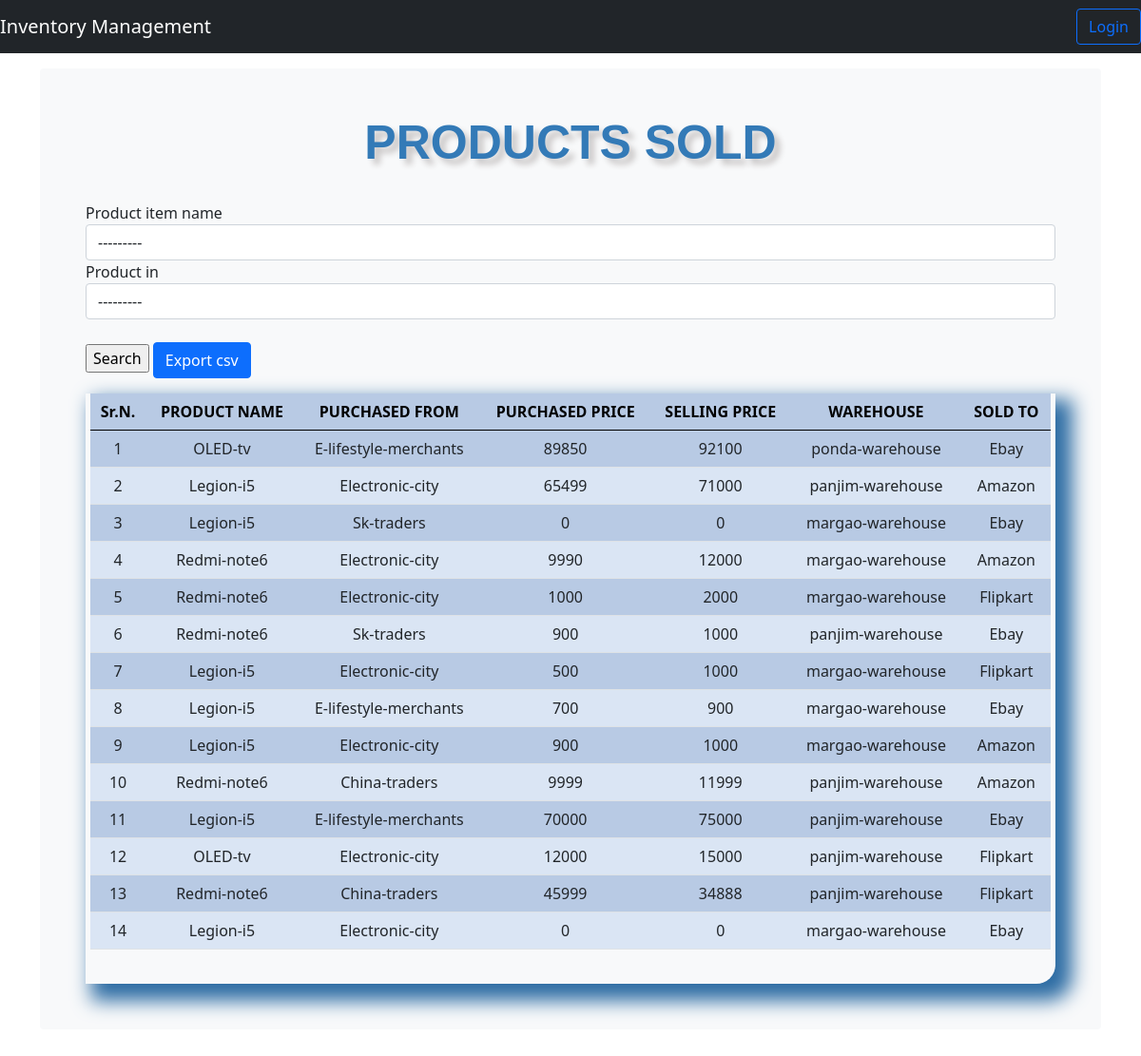
Screenshot of /sold/ with the database file from the repository.
### inventory/models.py (models this page shows, shortened)
class Product_items_details(models.Model):
	product_item_name = models.ForeignKey(Products, on_delete=models.CASCADE, blank=False)
	purchased_from = models.ForeignKey(Suppliers, on_delete=models.CASCADE, blank=False)
	purchased_price = models.IntegerField(default='0', blank=True, null=True)
	selling_price = models.IntegerField(default='0', blank=True, null=True)
	product_in = models.ForeignKey(Warehouse, on_delete=models.CASCADE, blank=False)
	product_sold = models.BooleanField(default=0)
	sold_to = models.CharField(max_length=50, blank=True, null=True, choices=customers)
	last_updated = models.DateTimeField(auto_now_add=False, auto_now=True)
	timestamp = models.DateTimeField(auto_now_add=True, auto_now=False)

class Products(models.Model):
	product_name = models.CharField(max_length=50, blank=True, null=True)
	product_brand = models.CharField(max_length=50, blank=True, null=True)
	product_category = models.ForeignKey(Category, on_delete=models.CASCADE, blank=True)
	product_quantity = models.IntegerField(default='0', blank=True, null=True)
	product_reorder = models.IntegerField(default='0', blank=True, null=True)
	def __str__(self):
		return self.product_name

class Suppliers(models.Model):
	name = models.CharField(max_length=50, blank=True, null=True)
	address = models.CharField(max_length=50, blank=True, null=True)
	def __str__(self):
		return self.name

class Warehouse(models.Model):
	warehouse_name = models.CharField(max_length=50, blank=True, null=True)
	warehouse_address = models.CharField(max_length=50, blank=True, null=True)
	def __str__(self):
		return self.warehouse_name

### inventory/views.py (the view)
# urls.py: path('sold/', views.sold, name='sold'),
def sold(request):
    products= Product_items_details.objects.filter(product_sold=True)
    filt= SearchSold(request.GET, queryset=products)
    form = SearchSoldForm(request.GET or None)
    context = {
       'products': products,
       'title': 'PRODUCTS SOLD',
       'filter': filt,
       'form': form,
    }
    return render(request, 'sold.html', context)

### inventory/forms.py
class SearchSoldForm(forms.ModelForm):
	class Meta:
		model = Product_items_details
		fields = ['product_item_name']

### inventory/templates/sold.html (shortened to what this page needs)
{% load static %}
{% include 'navbar.html' %}
{% load crispy_forms_tags %}
<!doctype html>
<html lang="en">
  <head>
<link href="/docs/5.0/dist/css/bootstrap.min.css" rel="stylesheet">
<link rel="stylesheet" type="text/css" href="{% static 'css/stylesheet.css' %}">
<link rel="stylesheet" type="text/css" href="{% static 'css/bootstrap.min.css' %}">
    <link href="{% static 'css/navbar-top-fixed.css' %}" rel="stylesheet">
  </head>
  <body>
<main class="container">
  <div class="bg-light p-5 rounded">
  <h1 class="header">{{title}}</h1>
  <br>
   <form method='GET' action=''>{% csrf_token %}
      {{filter.form|crispy}}
  <br>
  <input type="submit" value='Search' />
          <a href="/sold_csv" class="btn btn-primary"> Export csv</a>
          </form>
  <div class="display_table">
     <table class="table">
    <thead>
      <th class="table_head">Sr.N.</th>
      <th class="table_head">PRODUCT NAME</th>
      <th class="table_head">PURCHASED FROM</th>
      <th class="table_head">PURCHASED PRICE</th>
      <th class="table_head">SELLING PRICE</th>
      <th class="table_head">WAREHOUSE</th>
      <th class="table_head">SOLD TO</th>
    </thead>
    {% for i in filter.qs %}
    <tr>
      <td class="fs-6">{{forloop.counter}}</td>
      <td class="fs-6">{{i.product_item_name}}</td>
      <td class="fs-6">{{i.purchased_from}}</td>
      <td class="fs-6">{{i.purchased_price}}</td>
      <td class="fs-6">{{i.selling_price}}</td>
      <td class="fs-6">{{i.product_in}}</td>
      <td class="fs-6">{{i.sold_to}}</td>
    </tr>
    {% endfor %}
  </table>
  </div>
</div>
</main>
  </body>
</html>

### inventory/templates/navbar.html (shortened to what this page needs)
<nav class="navbar navbar-expand-md navbar-dark fixed-top bg-dark">
  <a class="navbar-brand" href="/dashboard">Inventory Management</a>
  <div>
     <ul class="navbar-nav">
        {% if request.user.is_authenticated %}
        <li><a href="/accounts/logout"><button class="btn btn-danger">{{ user }} | Logout</button></a></li>
        {% else %}
        <li><a href="/accounts/login" class="btn btn-outline-primary">Login</a></li>
        {% endif %}
    </ul>
  </div>
</nav>

### inventory/static/css/stylesheet.css (style rules this page uses)
body { background-color: #34eb6b; }
.table { font-size: 13px; text-align: center; width: 95%; margin: auto; }
.table tr:nth-child(odd) { background: #B8CAE4 }
.table tr:nth-child(even) { background: #dae5f4 }
th { background-color: #337ab7; color: white; }
.display_table { border-bottom-right-radius: 20px; padding-left: 5px; padding-right: 5px; padding-bottom: 20px; box-shadow: 12px 12px 20px 6px #2e6da4; }
.header { font-family: helvetica; color: #337ab7; font-size: 50px; text-align: center; width: 100%; text-shadow: 6px 6px 6px #c9c6c6; display: block; font-weight: bolder; }
.table_head { color: black; font-size: 16px; }

### inventory/static/css/navbar-top-fixed.css (style rules this page uses)
body { min-height: 75rem; padding-top: 4.5rem; }

### rows the page displays
Product_items_details: product_item_name "OLED-tv", purchased_from "E-lifestyle-merchants", purchased_price "89850", selling_price "92100", product_in "ponda-warehouse", sold_to "Ebay"
Product_items_details: product_item_name "Legion-i5", purchased_from "Electronic-city", purchased_price "65499", selling_price "71000", product_in "panjim-warehouse", sold_to "Amazon"
Product_items_details: product_item_name "Legion-i5", purchased_from "Sk-traders", purchased_price "0", selling_price "0", product_in "margao-warehouse", sold_to "Ebay"
Product_items_details: product_item_name "Redmi-note6", purchased_from "Electronic-city", purchased_price "9990", selling_price "12000", product_in "margao-warehouse", sold_to "Amazon"
Product_items_details: product_item_name "Redmi-note6", purchased_from "Electronic-city", purchased_price "1000", selling_price "2000", product_in "margao-warehouse", sold_to "Flipkart"
Product_items_details: product_item_name "Redmi-note6", purchased_from "Sk-traders", purchased_price "900", selling_price "1000", product_in "panjim-warehouse", sold_to "Ebay"
Product_items_details: product_item_name "Legion-i5", purchased_from "Electronic-city", purchased_price "500", selling_price "1000", product_in "margao-warehouse", sold_to "Flipkart"
Product_items_details: product_item_name "Legion-i5", purchased_from "E-lifestyle-merchants", purchased_price "700", selling_price "900", product_in "margao-warehouse", sold_to "Ebay"
Product_items_details: product_item_name "Legion-i5", purchased_from "Electronic-city", purchased_price "900", selling_price "1000", product_in "margao-warehouse", sold_to "Amazon"
Product_items_details: product_item_name "Redmi-note6", purchased_from "China-traders", purchased_price "9999", selling_price "11999", product_in "panjim-warehouse", sold_to "Amazon"
Product_items_details: product_item_name "Legion-i5", purchased_from "E-lifestyle-merchants", purchased_price "70000", selling_price "75000", product_in "panjim-warehouse", sold_to "Ebay"
Product_items_details: product_item_name "OLED-tv", purchased_from "Electronic-city", purchased_price "12000", selling_price "15000", product_in "panjim-warehouse", sold_to "Flipkart"
Product_items_details: product_item_name "Redmi-note6", purchased_from "China-traders", purchased_price "45999", selling_price "34888", product_in "panjim-warehouse", sold_to "Flipkart"
Product_items_details: product_item_name "Legion-i5", purchased_from "Electronic-city", purchased_price "0", selling_price "0", product_in "margao-warehouse", sold_to "Ebay"

### other values shown
{{ title }} "PRODUCTS SOLD"
